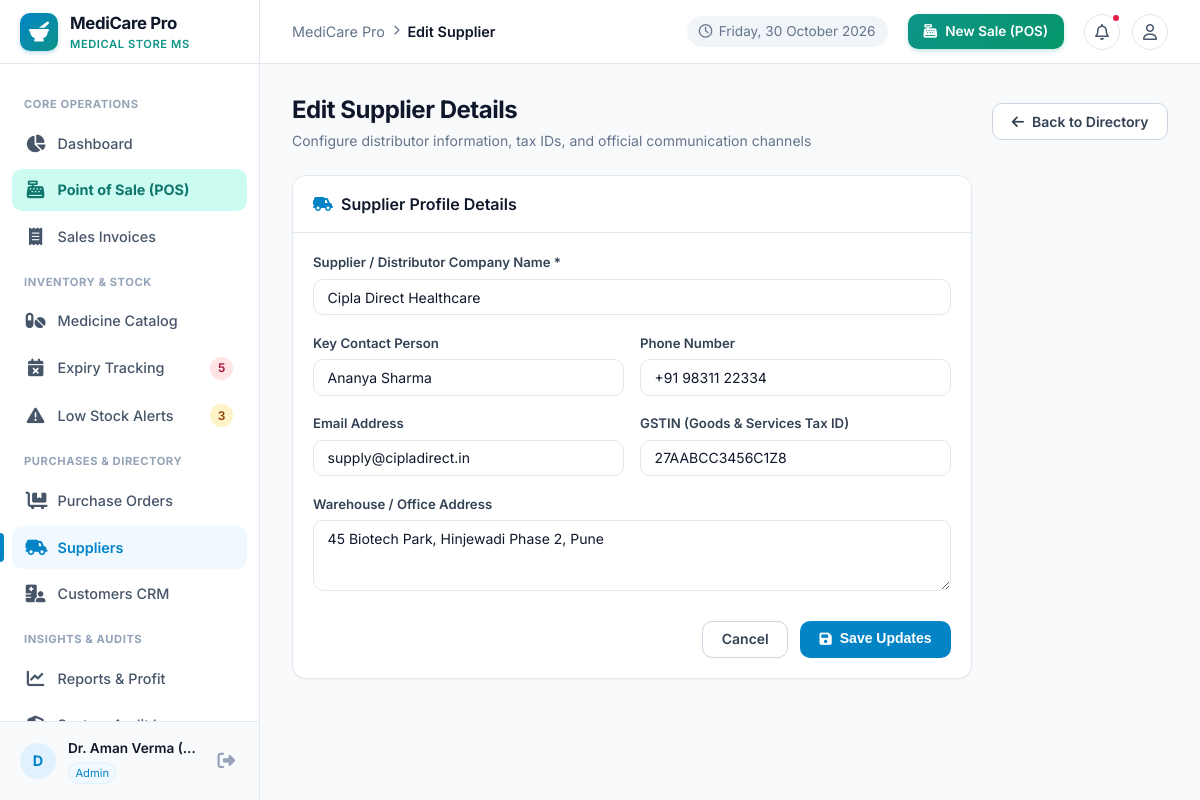
Page /suppliers/edit/2 (signed in) on the committed database.
### tables this page shows
CREATE TABLE suppliers (
    id INTEGER PRIMARY KEY AUTOINCREMENT,
    name TEXT NOT NULL,
    contact_person TEXT,
    phone TEXT,
    email TEXT,
    address TEXT,
    gstin TEXT,
    is_active INTEGER NOT NULL DEFAULT 1,
    created_at TIMESTAMP DEFAULT CURRENT_TIMESTAMP
);

### routes/suppliers.py (the view, shortened to what this page needs)
@suppliers_bp.route('/edit/<int:id>', methods=['GET', 'POST'])
@login_required
def edit(id):
    supplier = query_db("SELECT * FROM suppliers WHERE id = ?", (id,), one=True)
    if not supplier:
        flash("Supplier not found.", "danger")
        return redirect(url_for('suppliers.index'))
    return render_template('suppliers/form.html', supplier=supplier, is_edit=True)

### database.py (called while the page is built)
def get_db():
    try:
        if 'db' not in g or g.db is None:
            db_path = current_app.config.get('DATABASE_PATH', Config.DATABASE_PATH)
            g.db = sqlite3.connect(db_path)
            g.db.row_factory = sqlite3.Row
            g.db.execute("PRAGMA foreign_keys = ON;")
        return g.db
    except (RuntimeError, AttributeError):
        conn = sqlite3.connect(Config.DATABASE_PATH)
        conn.row_factory = sqlite3.Row
        conn.execute("PRAGMA foreign_keys = ON;")
        return conn

def query_db(query, args=(), one=False):
    db = get_db()
    cur = db.execute(query, args)
    rv = cur.fetchall()
    cur.close()
    return (rv[0] if rv else None) if one else rv

### routes/auth.py (called while the page is built)
def login_required(view):
    @wraps(view)
    def wrapped_view(**kwargs):
        if 'user_id' not in session:
            flash("Please sign in to access this page.", "warning")
            return redirect(url_for('auth.login', next=request.path))
        return view(**kwargs)
    return wrapped_view

### templates/suppliers/form.html (shortened to what this page needs)
{% extends 'base.html' %}
{% block breadcrumb %}{% if is_edit %}Edit Supplier{% else %}Register Supplier{% endif %}{% endblock %}
{% block content %}
<div class="page-header">
  <div class="page-title-box">
    <h1>{% if is_edit %}Edit Supplier Details{% else %}Register New Medicine Supplier{% endif %}</h1>
    <p class="page-subtitle">Configure distributor information, tax IDs, and official communication channels</p>
  </div>
  <div class="page-actions">
    <a href="{{ url_for('suppliers.index') }}" class="btn btn-secondary">
      <i class="fa-solid fa-arrow-left"></i> Back to Directory
    </a>
  </div>
</div>
<div style="max-width: 680px;">
  <div class="card">
    <div class="card-header">
      <div class="card-title">
        <i class="fa-solid fa-truck-field" style="color: var(--primary);"></i>
        <span>Supplier Profile Details</span>
      </div>
    </div>
    <div class="card-body">
      <form method="POST">
        <div class="form-group">
          <label class="form-label" for="name">Supplier / Distributor Company Name *</label>
          <input type="text" id="name" name="name" class="form-control" placeholder="e.g. Sun Pharma Distributors" value="{{ supplier.name if is_edit else '' }}" required>
        </div>
        <div style="display: grid; grid-template-columns: 1fr 1fr; gap: 1rem;">
          <div class="form-group">
            <label class="form-label" for="contact_person">Key Contact Person</label>
            <input type="text" id="contact_person" name="contact_person" class="form-control" placeholder="e.g. Rajiv Menon" value="{{ supplier.contact_person if is_edit else '' }}">
          </div>
          <div class="form-group">
            <label class="form-label" for="phone">Phone Number</label>
            <input type="text" id="phone" name="phone" class="form-control" placeholder="e.g. +91 98201 11223" value="{{ supplier.phone if is_edit else '' }}">
          </div>
        </div>
        <div style="display: grid; grid-template-columns: 1fr 1fr; gap: 1rem;">
          <div class="form-group">
            <label class="form-label" for="email">Email Address</label>
            <input type="email" id="email" name="email" class="form-control" placeholder="e.g. sales@sunpharma-dist.in" value="{{ supplier.email if is_edit else '' }}">
          </div>
          <div class="form-group">
            <label class="form-label" for="gstin">GSTIN (Goods &amp; Services Tax ID)</label>
            <input type="text" id="gstin" name="gstin" class="form-control" placeholder="e.g. 27AABCS1429B1Z1" value="{{ supplier.gstin if is_edit else '' }}" style="text-transform: uppercase;">
          </div>
        </div>
        <div class="form-group">
          <label class="form-label" for="address">Warehouse / Office Address</label>
          <textarea id="address" name="address" class="form-control" rows="3" placeholder="Street address, City, State, PIN code">{{ supplier.address if is_edit else '' }}</textarea>
        </div>
        <div style="display: flex; justify-content: flex-end; gap: 0.75rem; margin-top: 1.5rem;">
          <a href="{{ url_for('suppliers.index') }}" class="btn btn-secondary">Cancel</a>
          <button type="submit" class="btn btn-primary">
            <i class="fa-solid fa-floppy-disk"></i>
            <span>{% if is_edit %}Save Updates{% else %}Register Supplier{% endif %}</span>
          </button>
        </div>
      </form>
    </div>
  </div>
</div>
{% endblock %}

### static/css/style.css (style rules this page uses)
:root { --primary: #0284c7; --primary-hover: #0369a1; --primary-light: #e0f2fe; --primary-subtle: #f0f9ff; --teal: #0d9488; --teal-hover: #0f766e; --teal-light: #ccfbf1; --emerald: #059669; --emerald-light: #d1fae5; --emerald-dark: #065f46; --rose: #e11d48; --rose-light: #ffe4e6; --rose-dark: #9f1239; --amber: #d97706; --amber-light: #fef3c7; --amber-dark: #92400e; --slate-50: #f8fafc; --slate-100: #f1f5f9; --slate-200: #e2e8f0; --slate-300: #cbd5e1; --slate-400: #94a3b8; --slate-500: #64748b; --slate-600: #475569; --slate-700: #334155; --slate-800: #1e293b; --slate-900: #0f172a; --bg-main: #f8fafc; --card-bg: #ffffff; --border-color: #e2e8f0; --text-main: #1e293b; --text-muted: #64748b; --radius-sm: 6px; --radius-md: 10px; --radius-lg: 14px; --radius-full: 9999px; --shadow-sm: 0 1px 2px 0 rgb(0 0 0 / 0.05); --shadow-md: 0 4px 6px -1px rgb(0 0 0 / 0.07), 0 2px 4px -2px rgb(0 0 0 / 0.05); --shadow-lg: 0 10px 15px -3px rgb(0 0 0 / 0.08), 0 4px 6px -4px rgb(0 0 0 / 0.04); --sidebar-width: 260px; --topbar-height: 64px; --font-family: 'Inter', system-ui, -apple-system, BlinkMacSystemFont, 'Segoe UI', Roboto, sans-serif; }
*, *::before, *::after { box-sizing: border-box; margin: 0; padding: 0; }
body { font-family: var(--font-family); background-color: var(--bg-main); color: var(--text-main); line-height: 1.5; -webkit-font-smoothing: antialiased; }
a { color: var(--primary); text-decoration: none; transition: color 0.15s ease; }
.page-header { display: flex; align-items: center; justify-content: space-between; margin-bottom: 1.5rem; flex-wrap: wrap; gap: 1rem; }
.page-title-box h1 { font-size: 1.5rem; font-weight: 700; color: var(--slate-900); letter-spacing: -0.02em; }
.page-subtitle { font-size: 0.875rem; color: var(--slate-500); margin-top: 0.15rem; }
.page-actions { display: flex; align-items: center; gap: 0.75rem; flex-wrap: wrap; }
.btn { display: inline-flex; align-items: center; justify-content: center; gap: 0.5rem; padding: 0.55rem 1.15rem; font-size: 0.875rem; font-weight: 600; border-radius: var(--radius-md); cursor: pointer; border: 1px solid transparent; transition: all 0.15s ease; line-height: 1.25; }
.btn-primary { background-color: var(--primary); color: white; }
.btn-secondary { background-color: #ffffff; border-color: var(--slate-300); color: var(--slate-700); }
.card { background: var(--card-bg); border: 1px solid var(--border-color); border-radius: var(--radius-lg); box-shadow: var(--shadow-sm); overflow: hidden; margin-bottom: 1.5rem; }
.card-header { padding: 1rem 1.25rem; border-bottom: 1px solid var(--border-color); display: flex; align-items: center; justify-content: space-between; background: #ffffff; }
.card-title { font-size: 1rem; font-weight: 600; color: var(--slate-900); display: flex; align-items: center; gap: 0.5rem; }
.card-body { padding: 1.25rem; }
.form-group { margin-bottom: 1.15rem; }
.form-label { display: block; font-size: 0.825rem; font-weight: 600; color: var(--slate-700); margin-bottom: 0.35rem; }
.form-control { width: 100%; padding: 0.55rem 0.85rem; font-size: 0.875rem; font-family: inherit; color: var(--slate-900); background-color: #ffffff; border: 1px solid var(--border-color); border-radius: var(--radius-md); transition: border-color 0.15s ease, box-shadow 0.15s ease; }

### rows in the picture
suppliers: name "Cipla Direct Healthcare", contact_person "Ananya Sharma", phone "+91 98311 22334", email "supply@cipladirect.in", gstin "27AABCC3456C1Z8", address "45 Biotech Park, Hinjewadi Phase 2, Pune"

### other values in the picture
{{ nav_urgent_expiry_count }} "5"
{{ nav_low_stock_count }} "3"
{{ user.name[:1] if user.name else 'U' }} "D"
{{ user.name }} "Dr. Aman Verma (…"
{{ user.role }} "Admin"
